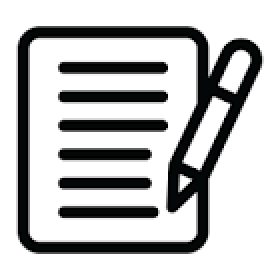
#> input picture test.png, 140 x 140 px (shown 2 times larger)
$ python test.py   (older library calls are emulated)
#> lines starting #> are read from the running program, lines starting #| are printed output that depends on the picture; after the words box and inside, x2 and y2 are one past the last pixel; in counts of white or black regions, pixels touching at a corner belong together
### ImageUtils.py
from PIL import Image
import os
from Dither import dither
import cv2
import numpy as np

CRC8_TABLE = [
    0x00, 0x07, 0x0e, 0x09, 0x1c, 0x1b, 0x12, 0x15, 0x38, 0x3f, 0x36, 0x31,
    0x24, 0x23, 0x2a, 0x2d, 0x70, 0x77, 0x7e, 0x79, 0x6c, 0x6b, 0x62, 0x65,
    0x48, 0x4f, 0x46, 0x41, 0x54, 0x53, 0x5a, 0x5d, 0xe0, 0xe7, 0xee, 0xe9,
    0xfc, 0xfb, 0xf2, 0xf5, 0xd8, 0xdf, 0xd6, 0xd1, 0xc4, 0xc3, 0xca, 0xcd,
    0x90, 0x97, 0x9e, 0x99, 0x8c, 0x8b, 0x82, 0x85, 0xa8, 0xaf, 0xa6, 0xa1,
    0xb4, 0xb3, 0xba, 0xbd, 0xc7, 0xc0, 0xc9, 0xce, 0xdb, 0xdc, 0xd5, 0xd2,
    0xff, 0xf8, 0xf1, 0xf6, 0xe3, 0xe4, 0xed, 0xea, 0xb7, 0xb0, 0xb9, 0xbe,
    0xab, 0xac, 0xa5, 0xa2, 0x8f, 0x88, 0x81, 0x86, 0x93, 0x94, 0x9d, 0x9a,
    0x27, 0x20, 0x29, 0x2e, 0x3b, 0x3c, 0x35, 0x32, 0x1f, 0x18, 0x11, 0x16,
    0x03, 0x04, 0x0d, 0x0a, 0x57, 0x50, 0x59, 0x5e, 0x4b, 0x4c, 0x45, 0x42,
    0x6f, 0x68, 0x61, 0x66, 0x73, 0x74, 0x7d, 0x7a, 0x89, 0x8e, 0x87, 0x80,
    0x95, 0x92, 0x9b, 0x9c, 0xb1, 0xb6, 0xbf, 0xb8, 0xad, 0xaa, 0xa3, 0xa4,
    0xf9, 0xfe, 0xf7, 0xf0, 0xe5, 0xe2, 0xeb, 0xec, 0xc1, 0xc6, 0xcf, 0xc8,
    0xdd, 0xda, 0xd3, 0xd4, 0x69, 0x6e, 0x67, 0x60, 0x75, 0x72, 0x7b, 0x7c,
    0x51, 0x56, 0x5f, 0x58, 0x4d, 0x4a, 0x43, 0x44, 0x19, 0x1e, 0x17, 0x10,
    0x05, 0x02, 0x0b, 0x0c, 0x21, 0x26, 0x2f, 0x28, 0x3d, 0x3a, 0x33, 0x34,
    0x4e, 0x49, 0x40, 0x47, 0x52, 0x55, 0x5c, 0x5b, 0x76, 0x71, 0x78, 0x7f,
    0x6a, 0x6d, 0x64, 0x63, 0x3e, 0x39, 0x30, 0x37, 0x22, 0x25, 0x2c, 0x2b,
    0x06, 0x01, 0x08, 0x0f, 0x1a, 0x1d, 0x14, 0x13, 0xae, 0xa9, 0xa0, 0xa7,
    0xb2, 0xb5, 0xbc, 0xbb, 0x96, 0x91, 0x98, 0x9f, 0x8a, 0x8d, 0x84, 0x83,
    0xde, 0xd9, 0xd0, 0xd7, 0xc2, 0xc5, 0xcc, 0xcb, 0xe6, 0xe1, 0xe8, 0xef,
    0xfa, 0xfd, 0xf4, 0xf3
]

CMD_HEADER = [
    81, 120, -92, 0, 1, 0, 53, -117, -1, # print Quiality 5
    81,120,-81,0,2,0,-120,19,103,-1,
    81,120,-66,0,1,0,0,0,-1 # print Image
]

CMD_FOOTER = [
    81,120,-67,0,1,0,25,79,-1,
    81,120,-95,0,2,0,48,0,-7,-1,
    81,120,-95,0,2,0,48,0,-7,-1,
    81,120,-67,0,1,0,25,79,-1,
    81,120,-93,0,1,0,0,0,-1,0,0,0,0,0,0,0,0,0,0,0,0,0,0,0,0,0,0,0,0,0,0,0,0,0,0,0,0,0,0,0,0,0,0,0,0,0,0
]

class ImageUtils:
    def __init__(self, choice="dither", dither_method="jarvis-judice-ninke", width=384, max_height=1536):
        self.width = width
        self.max_height = max_height
        self.dither_method = dither_method
        self.choice = choice

    @property
    def choice(self):
        return self._choice
    @choice.setter
    def choice(self, value):
        allowed_choices = ["dither", "PIL"]
        if value not in allowed_choices:
            raise ValueError(f"Invalid choice: {value}. Allowed values are: {', '.join(allowed_choices)}")
        self._choice = value

    @property
    def dither_method(self):
        return self._dither_method
    @dither_method.setter
    def dither_method(self, value):
        allowed_methods = ["jarvis-judice-ninke", "floyd-steinberg", "simple2D"]
        if value not in allowed_methods:
            raise ValueError(f"Invalid dither method: {value}. "
                             f"Allowed values are: {', '.join(allowed_methods)}")
        self._dither_method = value

    @property
    def width(self):
        return self._width
    @width.setter
    def width(self, value):
        if not isinstance(value, int) or value <= 0:
            raise ValueError("width must be a positive integer")
        self._width = value

    @property
    def max_height(self):
        return self._max_height
    @max_height.setter
    def max_height(self, value):
        if not isinstance(value, int) or value <= 0:
            raise ValueError("max_height must be a positive integer")
        self._max_height = value

    # [12 lines left out: function process_image_PIL, not called in this run]

    def process_image_dither(self, image):
        image_path = os.path.join(os.path.abspath(os.path.dirname(__file__)), image)
        img = cv2.imread(image_path, 0)
        if img is None:
            raise ValueError(f"Error reading image: {image_path}")

        # Resize the image
        aspect_ratio = img.shape[0] / img.shape[1]  # height / width
        new_height = int(self.width * aspect_ratio)
        if new_height > self.max_height:
                new_height = self.max_height
        img = cv2.resize(img, (self.width, new_height))

        dithered_img = dither(img, method='jarvis-judice-ninke', resize=False)

        dithered_img = np.array(dithered_img)

        dithered_img = (dithered_img * 255).astype(np.uint8)

        height = dithered_img.shape[0]
        width = dithered_img.shape[1]

        return dithered_img, width, height

    def crc8(self, data):
        """ Compute the CRC using the provided CRC table. """
        byte_values = [(x + 256) % 256 for x in data]
        data_bytes = bytes(byte_values)
        crc = 0
        for byte in data_bytes:
            crc = CRC8_TABLE[crc ^ byte]
        return crc if crc < 0x80 else crc - 0x100

    def generate_image(self, image):

        cmd_send = []
        cmd_send.extend(CMD_HEADER)

        # Process the image using dither
        #print(f"Process image option {self.choice}")
        if self.choice == "dither":
            #print("Using Dither")
            image, width, height = self.process_image_dither(image)
        elif self.choice == "PIL":
            #print("Using PIL")
            image, width, height = self.process_image_PIL(image)

        for y in range(0, height):
            cmd_send.extend([81,120,-67,0,1,0,10,54,-1])
            bmp = []
            bit = 0

            # Turn RGBA8 line into 1bpp
            for x in range(0, width):
                if bit % 8 == 0:
                    bmp += [0x00]
                if self.choice == "dither":
                    a = image[y,x]
                elif self.choice == "PIL":
                    a = image.getpixel((x, y))
                bmp[int(bit / 8)] >>= 1
                if (a > 0x80 ):
                    bmp[int(bit / 8)] |= 0
                else:
                    bmp[int(bit / 8)] |= 0x80

                bit += 1
            cmd_command = [81, 120, -65, 0, len(bmp), 0]
            cmd_command.extend(bmp)
            crc = self.crc8(bmp)
            cmd_command.extend([crc, -1])
            cmd_send.extend(cmd_command)
        cmd_send.extend(CMD_FOOTER)
        return cmd_send

### Dither.py
import cv2
import numpy as np
class ditherModule(object):
    def dither(self, img, method='floyd-steinberg', resize = False):
        if(resize):
            img = cv2.resize(img, (int(0.5*(np.shape(img)[1])), int(0.5*(np.shape(img)[0]))))
        if(method == 'simple2D'):
            img = cv2.copyMakeBorder(img, 1, 1, 1, 1, cv2.BORDER_REPLICATE)
            rows, cols = np.shape(img)
            out = cv2.normalize(img.astype('float'), None, 0.0, 1.0, cv2.NORM_MINMAX)
            for i in range(1, rows-1):
                for j in range(1, cols-1):
                    # threshold step
                    if(out[i][j] > 0.5):
                        err = out[i][j] - 1
                        out[i][j] = 1
                    else:
                        err = out[i][j]
                        out[i][j] = 0

                    # error diffusion step
                    out[i][j + 1] = out[i][j + 1] + (0.5 * err)
                    out[i + 1][j] = out[i + 1][j] + (0.5 * err)

            return(out[1:rows-1, 1:cols-1])

        elif(method == 'floyd-steinberg'):
            img = cv2.copyMakeBorder(img, 1, 1, 1, 1, cv2.BORDER_REPLICATE)
            rows, cols = np.shape(img)
            out = cv2.normalize(img.astype('float'), None, 0.0, 1.0, cv2.NORM_MINMAX)
            for i in range(1, rows - 1):
                for j in range(1, cols - 1):
                    # threshold step
                    if (out[i][j] > 0.5):
                        err = out[i][j] - 1
                        out[i][j] = 1
                    else:
                        err = out[i][j]
                        out[i][j] = 0

                    # error diffusion step
                    out[i][j + 1] = out[i][j + 1] + ((7/16) * err)
                    out[i + 1][j - 1] = out[i + 1][j - 1] + ((3/16) * err)
                    out[i + 1][j] = out[i + 1][j] + ((5/16) * err)
                    out[i + 1][j + 1] = out[i + 1][j + 1] + ((1/16) * err)

            return (out[1:rows - 1, 1:cols - 1])

        elif (method == 'jarvis-judice-ninke'):
            img = cv2.copyMakeBorder(img, 2, 2, 2, 2, cv2.BORDER_REPLICATE)
            rows, cols = np.shape(img)
            out = cv2.normalize(img.astype('float'), None, 0.0, 1.0, cv2.NORM_MINMAX)
            for i in range(2, rows - 2):
                for j in range(2, cols - 2):
                    # threshold step
                    if (out[i][j] > 0.5):
                        err = out[i][j] - 1
                        out[i][j] = 1
                    else:
                        err = out[i][j]
                        out[i][j] = 0

                    # error diffusion step
                    out[i][j + 1] = out[i][j + 1] + ((7 / 48) * err)
                    out[i][j + 2] = out[i][j + 2] + ((5 / 48) * err)

                    out[i + 1][j - 2] = out[i + 1][j - 2] + ((3 / 48) * err)
                    out[i + 1][j - 1] = out[i + 1][j - 1] + ((5 / 48) * err)
                    out[i + 1][j] = out[i + 1][j] + ((7 / 48) * err)
                    out[i + 1][j + 1] = out[i + 1][j + 1] + ((5 / 48) * err)
                    out[i + 1][j + 2] = out[i + 1][j + 2] + ((3 / 48) * err)

                    out[i + 2][j - 2] = out[i + 2][j - 2] + ((1 / 48) * err)
                    out[i + 2][j - 1] = out[i + 2][j - 1] + ((3 / 48) * err)
                    out[i + 2][j] = out[i + 2][j] + ((5 / 48) * err)
                    out[i + 2][j + 1] = out[i + 2][j + 1] + ((3 / 48) * err)
                    out[i + 2][j + 2] = out[i + 2][j + 2] + ((1 / 48) * err)

            return (out[2:rows - 2, 2:cols - 2])

        else:
            raise TypeError('specified method does not exist. available methods = "simple2D", "floyd-steinberg(default)", "jarvis-judice-ninke"')


def dither(img, method='floyd-steinberg', resize = False):
    dither_object = ditherModule()
    out = dither_object.dither(img, method, resize)
    return(out)

### BLESPPUtils.py
import asyncio
from bleak import BleakClient
from decimal import Decimal
import binascii
import re

class BLESPPUtils:
    def __init__(self, address, uuid, notify_uuid, read_uuid, slow_interval=0.05, interval=0.01, one_length=100):
        self.device_address = address
        self.slow_interval = slow_interval
        self.interval = interval
        self.one_length = one_length

        self._is_full = False
        self._uuid = uuid
        self._notify_uuid = notify_uuid
        self._read_uuid = read_uuid
        self._connected = False

    @staticmethod
    def is_valid_mac(mac):
        """Validates MAC address format."""
        mac_pattern = r'^([0-9A-Fa-f]{2}[:-]){5}([0-9A-Fa-f]{2})$'
        return re.match(mac_pattern, mac) is not None

    @property
    def device_address(self):
        return self._device_address
    @device_address.setter
    def device_address(self, value):
        if not self.is_valid_mac(value):
            raise ValueError("Invalid MAC address format.")
        self._device_address = value


     # Property for one_length
    @property
    def one_length(self):
        return self._one_length
    @one_length.setter
    def one_length(self, value):
        if value <= 0:
            raise ValueError("one_length must be a positive integer.")
        self._one_length = value

    # Property for interval
    @property
    def interval(self):
        return self._interval
    @interval.setter
    def interval(self, value):
        if value < 0:
            raise ValueError("interval must be a non-negative number.")
        self._interval = value

    # Property for slow_interval
    @property
    def slow_interval(self):
        return self._slow_interval
    @slow_interval.setter
    def slow_interval(self, value):
        if value < 0:
            raise ValueError("slow_interval must be a non-negative number.")
        self._slow_interval = value

    # Read-only property for is_full
    @property
    def is_full(self):
        return self._is_full

    # Read-only property for uuid
    @property
    def uuid(self):
        return self._uuid

    # Read-only property for notify_uuid
    @property
    def notify_uuid(self):
        return self._notify_uuid

    # Read-only property for read_uuid
    @property
    def read_uuid(self):
        return self._read_uuid

    # Read-only property for connected
    @property
    def connected(self):
        return self._connected
    @connected.setter
    def connected(self, value):
        self._connected = value

    async def is_connected(self):
        try:
            value = await self._client.read_gatt_char(self.read_uuid)
            if value:
                return True
        except:
            return False

    async def start_notify(self, function):
        if await self.is_connected():
            try:
                await self._client.start_notify(self.notify_uuid, function)
            except Exception as e:
                print(f"Notification start error: {e}")

    async def stop_notify(self):
        if await self.is_connected():
            try:
                await self._client.stop_notify(self.notify_uuid)
            except Exception as e:
                print(f"Notification stop error: {e}")

    async def connect(self):
        try:
            self._client = BleakClient(self.device_address)
            await self._client.connect()
            self.connected = True
            #print(f"Connected to {self.device_address}")
            return True
        except Exception as e:
           print(f"Failed to connect: {e}")
           return False

    async def disconnect(self):
        if self._client:
            await self._client.disconnect()
            self.connected = False
            print(f"Disconnected from {self.device_address}")

    async def read_characteristic(self):
        try:
            value = await self._client.read_gatt_char(self.read_uuid)
            print(f"READING {self.read_uuid}: {value}")
        except Exception as e:
            print(f"Error reading characteristic: {e}")

    async def write_characteristic(self, data):
        if not self.connected:
            return False
        # If the data is a list, convert it to a hex string first
        if isinstance(data, list):
            hex_string = ""
            for value in data:
                # Convert negative values to their unsigned 8-bit representation
                if value < 0:
                    value = (value + 256) % 256
                hex_string += f"{value:02X}"

            data = binascii.unhexlify(hex_string)  # Convert hex string to binary data

            length = len(data)
            i2 = 0
            i3 = 0

            while i2 < length:
                try:
                    # Determine chunk size
                    chunk_size = min(self.one_length, length - i2)

                    # Write the chunk to the GATT characteristic
                    await self._client.write_gatt_char(self.uuid, data[i2:i2 + chunk_size])

                    i2 += chunk_size
                    i3 = 0  # Reset the error counter

                    # Determine sleep time based on full/slow status
                    await asyncio.sleep(self.interval if not self.is_full else self.slow_interval)

                except Exception as e:
                    if "Access Denied" in str(e):
                        print(f"Cant send data to uuid {self.uuid}")
                    print(f"Error during sending: {str(e)}")
                    i3 += 1

                    # Retry logic (similar to Java retries with sleeps)
                    if i3 >= 50:
                        #print("Failed to send data after multiple retries")
                        return False
                        #raise Exception("Failed to send data")

                    await asyncio.sleep(0.004)  # Retry delay

            if length > 50:
                return True
                #print("Write successful!")

    async def send(self, data):
        try:
            #print("Sending initialization data")
            await self.write_characteristic([18,81,120,-93,0,1,0,0,0,-1])
            await self.write_characteristic([18,81,120,-88,0,1,0,0,0,-1])
            await self.write_characteristic([18,81,120,-69,0,1,0,1,7,-1])
            await self.write_characteristic([18,81,120,-93,0,1,0,0,0,-1])

            #print("Writing data...")
            await self.write_characteristic(data)
            return True
        except:
            return False

### test.py
from ImageUtils import ImageUtils
from BLESPPUtils import BLESPPUtils
import asyncio

WRITE_CHARACTERISTIC_UUID = "00000000-0000-0000-0000-000000000000"
NOTIFY_CHARACTERISTIC_UUID = "00000000-0000-0000-0000-000000000000"
READ_CHARACTERISTIC_UUID = "00000000-0000-0000-0000-000000000000"
BLE_DEVICE_ADDRESS = "00:00:00:00:00:00"

def notification_handler(sender, data):
    """Simple notification handler that prints the data received."""
    print(f"Notification from {sender}: {data}")

async def main():
    image = ImageUtils()
    data = image.generate_image("test.png")

    printer = BLESPPUtils(BLE_DEVICE_ADDRESS, WRITE_CHARACTERISTIC_UUID, NOTIFY_CHARACTERISTIC_UUID, READ_CHARACTERISTIC_UUID)

    print("Connecting to printer")
    if await printer.connect():
        print("Starting notifications")
        await printer.start_notify(notification_handler)

        print("SENDING DATA")
        await printer.send(data)
        print("DATA SENT")

        await asyncio.sleep(10)
        await printer.disconnect()
#> in process_image_dither, `img = cv2.resize(img, (self.width, new_height))`:
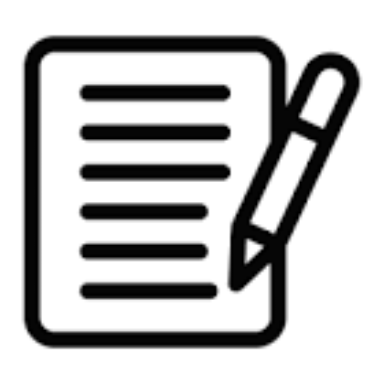
#> img: shape (384, 384); min 0, max 255, mean 193.2
#> in dither, `img = cv2.copyMakeBorder(img, 2, 2, 2, 2, cv2.BORDER_REPLICATE)`:
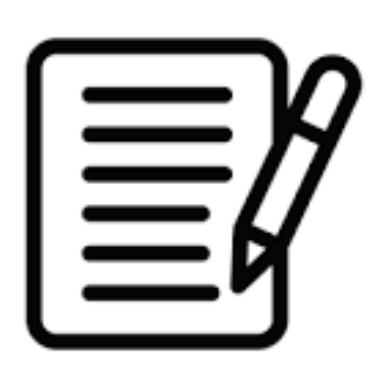
#> img: shape (388, 388); min 0, max 255, mean 194.4
#> after the loop in dither, `for i in range(2, rows - 2):`:
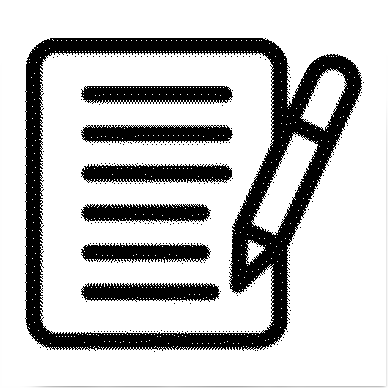
#> out: shape (388, 388) float64; min 0, max 1, mean 0.762
#> in dither, `return (out[2:rows - 2, 2:cols - 2])`:
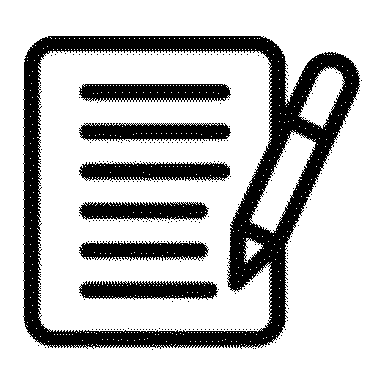
#> returned value: shape (384, 384) float64; values 0 (black) and 1 (white), 75.9% white; 279 black regions (272 under 20 px), largest, box (x1, y1, x2, y2) and area: (23, 36, 360, 349) 22657, (79, 84, 231, 102) 2277, (79, 162, 230, 181) 2266
#> in generate_image, `image, width, height = self.process_image_dither(image)`: width = 384
#> after the loop in generate_image, `for y in range(0, height):`: cmd_send = 24988 items
#> in device_address, `self._device_address = value`: self._device_address = '00:00:00:00:00:00'


asyncio.run(main())
#> (the call stopped at `async def main(): image = ImageUtils() data = image.generate_image("te..`: bleak is not available in this run)

# Qx\xa3\x01\x03\x00\x00\x0e&$\xff
# Qx\xa8\x01\n\x00y\x00\x033.0.48\x002\xff

# Qx\xbb\x01\x06\x00\x00@\x17\x00\x00\x96&\xff
# Qx\xa3\x01\x03\x00\x00\x0e&$\xff
